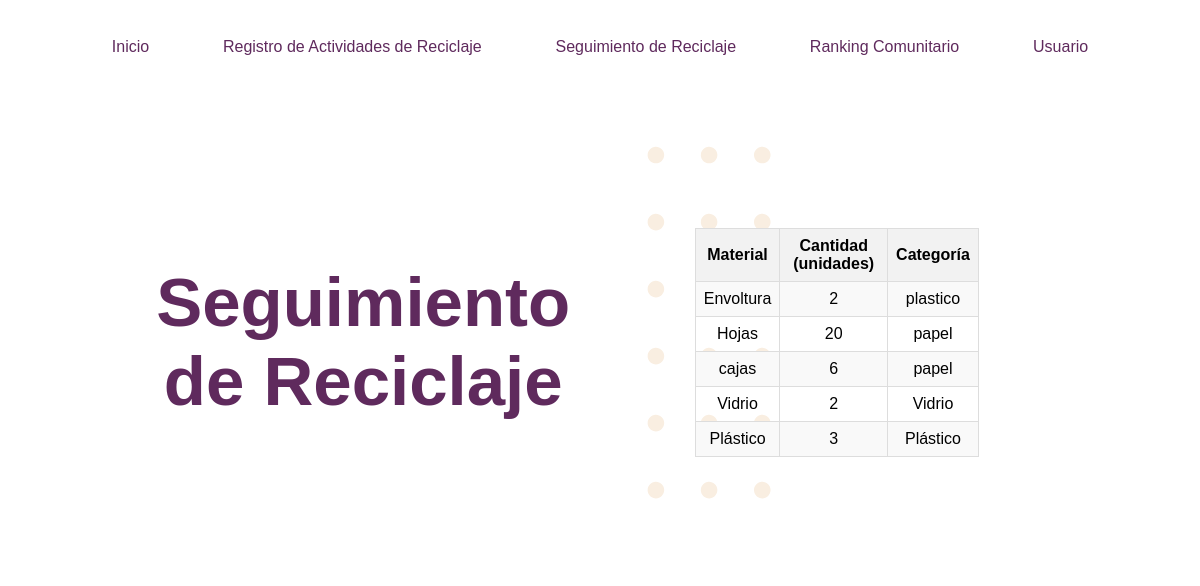
Screenshot of /seguimiento (signed in) with the database file from the repository.
### tables this page shows
CREATE TABLE actividades_reciclaje (    id INTEGER PRIMARY KEY,    usuario_id INTEGER,    material TEXT,    cantidad INTEGER,    categoria TEXT,    FOREIGN KEY (usuario_id) REFERENCES usuarios (id));

### app.py (the view)
@app.route('/seguimiento', methods=['GET'])
def seguimiento():
    if 'usuario' in session:
        usuario_actual = obtener_usuario_por_correo_id(session['usuario'])
        actividades_recientes = obtener_actividades_recientes(usuario_actual[0])
        return render_template('seguimiento.html', actividades_recientes=actividades_recientes)
    else:
        return redirect(url_for('inicio_sesion'))

### app.py (called while the page is built)
def conectar_bd():
    return sqlite3.connect('reciclaje.db')

def obtener_usuario_por_correo_id(correo):
    conn = conectar_bd()
    cursor = conn.cursor()
    cursor.execute('SELECT id, nombre, correo, puntos FROM usuarios WHERE correo = ?', (correo,))
    usuario = cursor.fetchone()
    conn.close()
    return usuario

def obtener_actividades_recientes(usuario_id):
    conn = sqlite3.connect('reciclaje.db')
    cursor = conn.cursor()
    cursor.execute('''
        SELECT material, cantidad, categoria
        FROM actividades_reciclaje
        WHERE usuario_id = ?
        ORDER BY id DESC
        LIMIT 5  -- Obtener las últimas 5 actividades reciclaje
    ''', (usuario_id,))
    actividades_recientes = cursor.fetchall()
    conn.close()
    return actividades_recientes

### templates/seguimiento.html (shortened to what this page needs)
<!DOCTYPE html>
<html lang="en">
<head>
    <link rel="stylesheet" type="text/css" href="{{ url_for('static', filename='main.css') }}">
    <link rel="stylesheet" type="text/css" href="{{ url_for('static', filename='seguimiento.css') }}">
</head>
<body>
    <header id="header">
        <ul id="mainMenu">
            <li><a href="/">Inicio</a></li>
            <li><a href="/registro_actividades">Registro de Actividades de Reciclaje</a></li>
            <li><a href="/seguimiento">Seguimiento de Reciclaje</a></li>
            <li><a href="/ranking_comunitario">Ranking Comunitario</a></li>
            {% if 'usuario' in session %}
                <li><a href="/usuario">Usuario</a></li>
            {% else %}
                <li><a href="/inicio_sesion">Iniciar Sesión</a></li>
            {% endif %}
        </ul>
    </header>
    <section class="contentPage">
        <div  class="contentColumn"><h1 class="pageTitle">Seguimiento de Reciclaje</h1></div>
        <div  class="contentColumn contentSeg">
            {% if actividades_recientes %}
                <table>
                    <thead>
                        <tr>
                            <th>Material</th>
                            <th>Cantidad (unidades)</th>
                            <th>Categoría</th>
                        </tr>
                    </thead>
                    <tbody>
                        {% for actividad in actividades_recientes %}
                            <tr>
                                <td>{{ actividad[0] }}</td>
                                <td>{{ actividad[1] }}</td>
                                <td>{{ actividad[2] }}</td>
                            </tr>
                        {% endfor %}
                    </tbody>
                </table>
            {% else %}
                <p>No hay actividades de reciclaje registradas.</p>
            {% endif %}
        </div>
    </section>
</body>
</html>

### static/main.css (style rules this page uses)
:root { --color-violeta: #5f2a5d; --color-crema:#f9eee1; --color-naranja: #ff885e; --color-rojo-calido: #FF5733; --color-rosa-claro: #FFB6C1; --color-verde-menta: #00FFC3; --color-gris-claro: #ecf0f1; --color-gris-oscuro: #34495e; --color-blanco: #ffffff; --color-negro: #000000; }
body { font-family: 'Lexend', sans-serif; background-color: var(--color-blanco); }
#header { padding: 30px; font-size: 16px; font-weight: 400; }
#mainMenu { list-style-type: none; margin: 0; padding: 0; overflow: hidden; display: flex; justify-content: center; justify-content: space-evenly; }
#mainMenu > li > a { text-decoration: none; color: var(--color-violeta); }
.pageTitle { color:var(--color-violeta); font-weight: 700; font-size: 69px; text-align: center; }
.contentPage { padding-top: 120px; padding-bottom: 80px; background-image: url(./img/section-bg2.svg); background-position: center right; background-repeat: no-repeat; display: flex; justify-content: flex-start; align-items: center; width: 80%; margin: 0 auto; }
.contentColumn { width: 50%; display: flex; align-items: center; background-position: left top; background-repeat: no-repeat; flex-direction: column; }

### static/seguimiento.css (style rules this page uses)
table { table-layout: auto; text-align: center; border-collapse: collapse; }
.contentSeg table { width: 60%; }
th { background-color: #f2f2f2; border: 1px solid #dddddd; padding: 8px; }
td { border: 1px solid #dddddd; padding: 8px; }
tr:nth-child(odd) { background-color: #f9f9f9; }

### rows the page displays
actividades_reciclaje: material "Envoltura", cantidad "2", categoria "plastico"
actividades_reciclaje: material "Hojas", cantidad "20", categoria "papel"
actividades_reciclaje: material "cajas", cantidad "6", categoria "papel"
actividades_reciclaje: material "Vidrio", cantidad "2", categoria "Vidrio"
actividades_reciclaje: material "Plástico", cantidad "3", categoria "Plástico"
